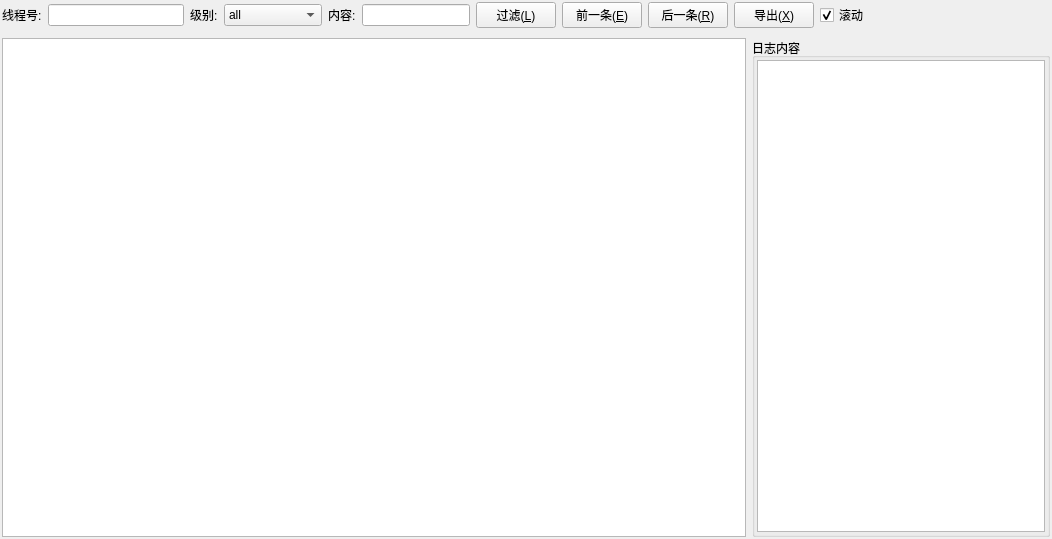
<?xml version="1.0" encoding="UTF-8"?>
<ui version="4.0">
 <class>logTable</class>
 <widget class="QWidget" name="logTable">
  <property name="geometry">
   <rect>
    <x>0</x>
    <y>0</y>
    <width>1052</width>
    <height>539</height>
   </rect>
  </property>
  <property name="windowTitle">
   <string>logTable</string>
  </property>
  <layout class="QGridLayout" name="gridLayout">
   <property name="margin">
    <number>0</number>
   </property>
   <item row="0" column="0">
    <layout class="QVBoxLayout" name="verticalLayout">
     <property name="spacing">
      <number>6</number>
     </property>
     <item>
      <layout class="QHBoxLayout" name="horizontalLayout_6">
       <property name="sizeConstraint">
        <enum>QLayout::SetDefaultConstraint</enum>
       </property>
       <property name="margin">
        <number>2</number>
       </property>
       <item>
        <layout class="QHBoxLayout" name="horizontalLayout">
         <item>
          <widget class="QLabel" name="threadIdLabel">
           <property name="text">
            <string>线程号:</string>
           </property>
          </widget>
         </item>
         <item>
          <widget class="QLineEdit" name="threadIdText"/>
         </item>
        </layout>
       </item>
       <item>
        <layout class="QHBoxLayout" name="horizontalLayout_2">
         <item>
          <widget class="QLabel" name="levelLabel">
           <property name="text">
            <string>级别:</string>
           </property>
          </widget>
         </item>
         <item>
          <widget class="QComboBox" name="levelCombo">
           <item>
            <property name="text">
             <string>all</string>
            </property>
           </item>
           <item>
            <property name="text">
             <string>baseddebug</string>
            </property>
           </item>
           <item>
            <property name="text">
             <string>debug</string>
            </property>
           </item>
           <item>
            <property name="text">
             <string>warn</string>
            </property>
           </item>
           <item>
            <property name="text">
             <string>error</string>
            </property>
           </item>
           <item>
            <property name="text">
             <string>fault</string>
            </property>
           </item>
          </widget>
         </item>
        </layout>
       </item>
       <item>
        <layout class="QHBoxLayout" name="horizontalLayout_4">
         <item>
          <layout class="QHBoxLayout" name="horizontalLayout_3">
           <item>
            <widget class="QLabel" name="filiterLabel">
             <property name="text">
              <string>内容:</string>
             </property>
            </widget>
           </item>
           <item>
            <widget class="QLineEdit" name="filiterContext"/>
           </item>
          </layout>
         </item>
         <item>
          <widget class="QPushButton" name="filiterButton">
           <property name="text">
            <string>过滤(&amp;L)</string>
           </property>
          </widget>
         </item>
        </layout>
       </item>
       <item>
        <layout class="QHBoxLayout" name="horizontalLayout_5">
         <item>
          <widget class="QPushButton" name="forwardButton">
           <property name="text">
            <string>前一条(&amp;E)</string>
           </property>
          </widget>
         </item>
         <item>
          <widget class="QPushButton" name="backwardButton">
           <property name="text">
            <string>后一条(&amp;R)</string>
           </property>
           <property name="autoDefault">
            <bool>false</bool>
           </property>
           <property name="default">
            <bool>false</bool>
           </property>
          </widget>
         </item>
        </layout>
       </item>
       <item>
        <widget class="QPushButton" name="exportButton">
         <property name="text">
          <string>导出(&amp;X)</string>
         </property>
        </widget>
       </item>
       <item>
        <widget class="QCheckBox" name="rollingCheck">
         <property name="text">
          <string>滚动</string>
         </property>
         <property name="checked">
          <bool>true</bool>
         </property>
        </widget>
       </item>
       <item>
        <spacer name="horizontalSpacer">
         <property name="orientation">
          <enum>Qt::Horizontal</enum>
         </property>
         <property name="sizeHint" stdset="0">
          <size>
           <width>40</width>
           <height>20</height>
          </size>
         </property>
        </spacer>
       </item>
      </layout>
     </item>
     <item>
      <layout class="QHBoxLayout" name="horizontalLayout_7" stretch="5,2">
       <property name="spacing">
        <number>6</number>
       </property>
       <property name="margin">
        <number>2</number>
       </property>
       <item>
        <widget class="QTableView" name="table"/>
       </item>
       <item>
        <widget class="QSplitter" name="splitter">
         <property name="sizePolicy">
          <sizepolicy hsizetype="Expanding" vsizetype="Expanding">
           <horstretch>0</horstretch>
           <verstretch>0</verstretch>
          </sizepolicy>
         </property>
         <property name="orientation">
          <enum>Qt::Horizontal</enum>
         </property>
         <widget class="QGroupBox" name="groupBox">
          <property name="sizePolicy">
           <sizepolicy hsizetype="Preferred" vsizetype="Preferred">
            <horstretch>0</horstretch>
            <verstretch>0</verstretch>
           </sizepolicy>
          </property>
          <property name="title">
           <string>日志内容</string>
          </property>
          <layout class="QGridLayout" name="gridLayout_2">
           <property name="sizeConstraint">
            <enum>QLayout::SetDefaultConstraint</enum>
           </property>
           <property name="margin">
            <number>2</number>
           </property>
           <item row="0" column="0">
            <widget class="QTextEdit" name="textEdit">
             <property name="sizePolicy">
              <sizepolicy hsizetype="Expanding" vsizetype="Expanding">
               <horstretch>0</horstretch>
               <verstretch>0</verstretch>
              </sizepolicy>
             </property>
             <property name="maximumSize">
              <size>
               <width>16777215</width>
               <height>16777215</height>
              </size>
             </property>
            </widget>
           </item>
          </layout>
         </widget>
        </widget>
       </item>
      </layout>
     </item>
    </layout>
   </item>
  </layout>
 </widget>
 <layoutdefault spacing="6" margin="11"/>
 <tabstops>
  <tabstop>filiterButton</tabstop>
  <tabstop>forwardButton</tabstop>
  <tabstop>backwardButton</tabstop>
  <tabstop>exportButton</tabstop>
  <tabstop>threadIdText</tabstop>
  <tabstop>levelCombo</tabstop>
  <tabstop>filiterContext</tabstop>
  <tabstop>table</tabstop>
  <tabstop>textEdit</tabstop>
  <tabstop>rollingCheck</tabstop>
 </tabstops>
 <resources/>
 <connections/>
</ui>
